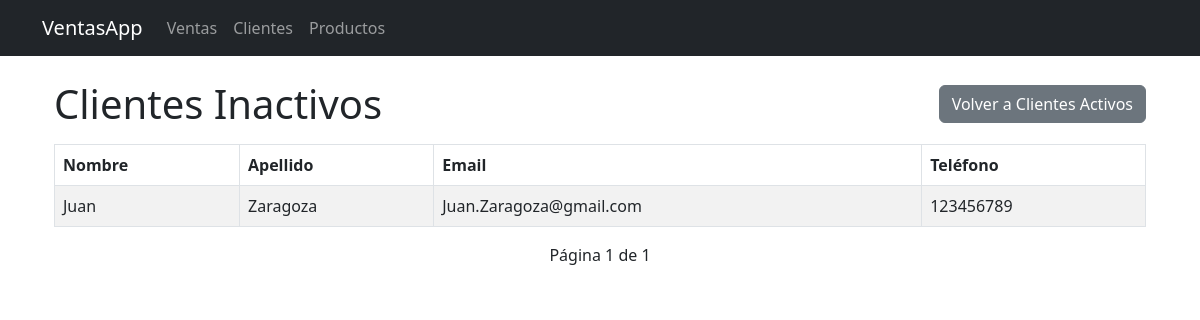
The app's page /clientes/inactivos/ with its own data.
### clientes/models.py (models this page shows, shortened)
class Cliente(models.Model):
    nombre = models.CharField(max_length=100)
    apellido = models.CharField(max_length=100)
    email = models.EmailField(max_length=100, unique=True)
    telefono = models.CharField(max_length=20, blank=True, null=True)
    fecha_creacion = models.DateTimeField(auto_now_add=True)
    activo = models.BooleanField(default=True)

### clientes/views.py (the view)
# urls.py: path('clientes/inactivos/', views.clientes_inactivos, name='clientes_inactivos'),
def clientes_inactivos(request):
    lista_clientes_inactivos = Cliente.objects.filter(activo=False).order_by('nombre')
    paginator = Paginator(lista_clientes_inactivos, 4)  # Mostrar 4 clientes por página.
    num_pagina = request.GET.get('page') or 1  # Obtener el número de página de la solicitud, por defecto es 1
    pagina_actual = paginator.get_page(num_pagina)
    return render(request, 'clientes/clientes_inactivos.html', {'pagina_actual': pagina_actual})

### clientes/templates/clientes/clientes_inactivos.html (shortened to what this page needs)
{% extends "base.html" %}
{% block content %}
<div class="container mt-4">
    <div class="d-flex justify-content-between align-items-center mb-3">
        <h1 class="mb-0"> Clientes Inactivos</h1>
        <a href="{% url 'lista_clientes' %}" class="btn btn-secondary">Volver a Clientes Activos</a>
    </div>
    {% if pagina_actual.object_list %}
    <table class="table table-striped table-bordered">
        <thead>
            <tr>
                <th>Nombre</th>
                <th>Apellido</th>
                <th>Email</th>
                <th>Teléfono</th>
            </tr>
        </thead>
        <tbody>
            {% for cliente in pagina_actual.object_list %}
            <tr>
                <td>{{ cliente.nombre }}</td>
                <td>{{ cliente.apellido }}</td>
                <td>{{ cliente.email }}</td>
                <td>{{ cliente.telefono }}</td>
            </tr>
            {% endfor %}
        </tbody>
    </table>
    {% else %}
        <div class="alert alert-info">No hay clientes registrados.</div>
    {% endif %}
    <div class="mt-3 d-flex justify-content-center align-items-center">
        <span>Página {{ pagina_actual.number }} de {{ pagina_actual.paginator.num_pages }}</span>
    </div>
</div>
{% endblock %}

### records on screen
Cliente: nombre "Juan", apellido "Zaragoza", email "Juan.Zaragoza@gmail.com", telefono "123456789"

### other values on screen
{{ pagina_actual.number }} "1"
{{ pagina_actual.paginator.num_pages }} "1"
